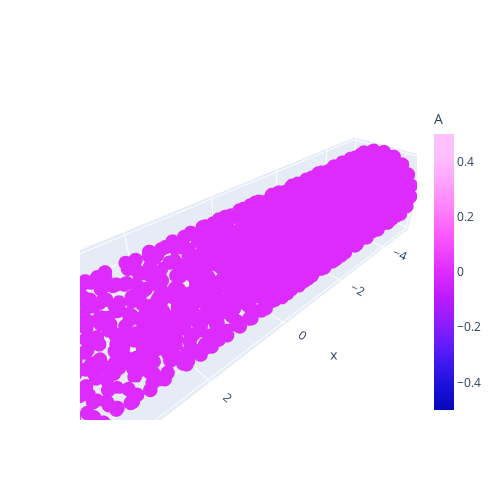

Write notebook code for a chart like this one.
### Code cell
result.plot_species("A", t_ndx=-1, deterministic=True)

### Figure 1 — Plotly figure (JSON) as saved in the notebook; plotly's stock layout.template omitted (floating-point values rounded to 4 significant figures; data arrays with more than 128 entries replaced by an {"elided": "..."} marker saying what was removed)
{"data": [{"marker": {"color": {"elided": "1059 int values"}, "colorbar": {"thickness": 20, "title": {"text": "A"}}, "colorscale": [[0, "#0508b8"], [0.08333, "#1910d8"], [0.1667, "#3c19f0"], [0.25, "#6b1cfb"], [0.3333, "#981cfd"], [0.4167, "#bf1cfd"], [0.5, "#dd2bfd"], [0.5833, "#f246fe"], [0.6667, "#fc67fd"], [0.75, "#fe88fc"], [0.8333, "#fea5fd"], [0.9167, "#febefe"], [1, "#fec3fe"]], "size": 5}, "mode": "markers", "name": "A", "type": "scatter3d", "x": {"elided": "1059 float values"}, "y": {"elided": "1059 float values"}, "z": {"elided": "1059 float values"}}], "layout": {"height": 500, "scene": {"aspectmode": "data"}, "width": 500, "xaxis": {"range": [-5, 5]}, "yaxis": {"range": [-1, 1.0]}}}
